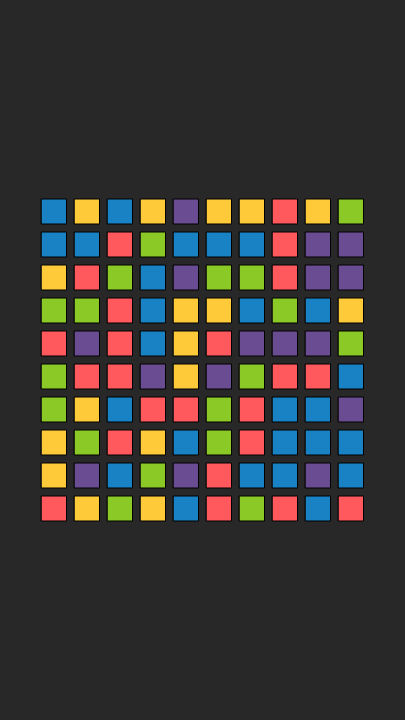
Frame 1 (no input)
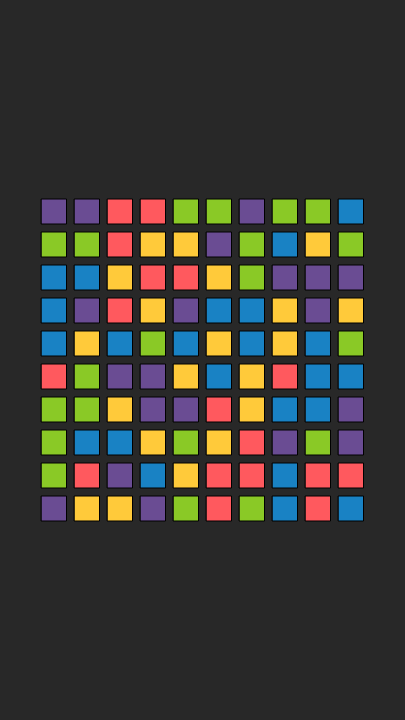
Frame 60 (no input)
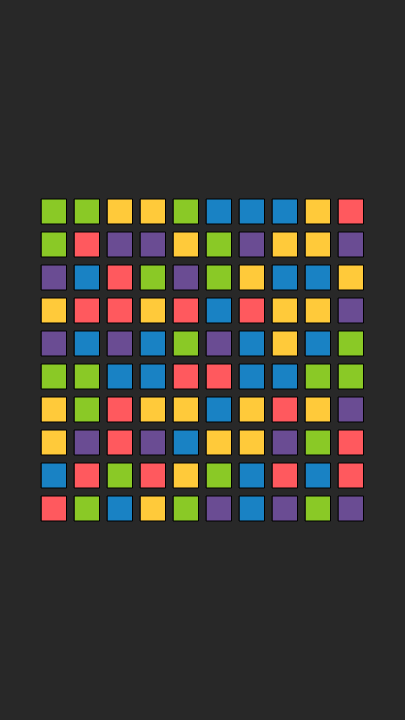
Frame 120 (the mouse pressed at the canvas centre since frame 60)

The p5.js sketch that drew these frames (run headless with seeded random() and noise() and a simulated clock; from frame 60 on, the mouse is pressed at the canvas centre):

// p5.js sketch
// ── sketch.js
let colors = ["#ff595e", "#ffca3a", "#8ac926", "#1982c4", "#6a4c93"];
let num_squares_across = 10;
let square_length = 25;
let square_spacing = 8;
let square_array;
let total_width;
let horizontal_offset;
let vertical_offset;

function setup() {
  createCanvas(405, 720);
  square_array = new Array(num_squares_across);
  for (i = 0; i < num_squares_across; i++) {
    square_array[i] = new Array(num_squares_across);
  }
  total_width =
    (square_length + square_spacing) * num_squares_across - square_spacing;
  horizontal_offset = (width - total_width) / 2.0;
  vertical_offset = (height - total_width) / 2.0;
  for (row = 0; row < square_array.length; row++) {
    for (col = 0; col < square_array.length; col++) {
      square_array[col][row] = colors[floor(random(0, colors.length))];
    }
  }
}

function draw() {
  //background(colors[floor(random(0, colors.length))]);
  background(40);
  for (row = 0; row < square_array.length; row++) {
    for (col = 0; col < square_array.length; col++) {
      fill(square_array[col][row]);
      rect(
        horizontal_offset + (square_length + square_spacing) * col,
        vertical_offset + (square_length + square_spacing) * row,
        square_length,
        square_length
      );
    }
  }
  // Randomly choose square to update color
  for (i = 0; i < 5; i++) {
    let random_row = floor(random(0, square_array.length));
    let random_col = floor(random(0, square_array.length));
    square_array[random_col][random_row] =
      colors[floor(random(0, colors.length))];
  }
}
